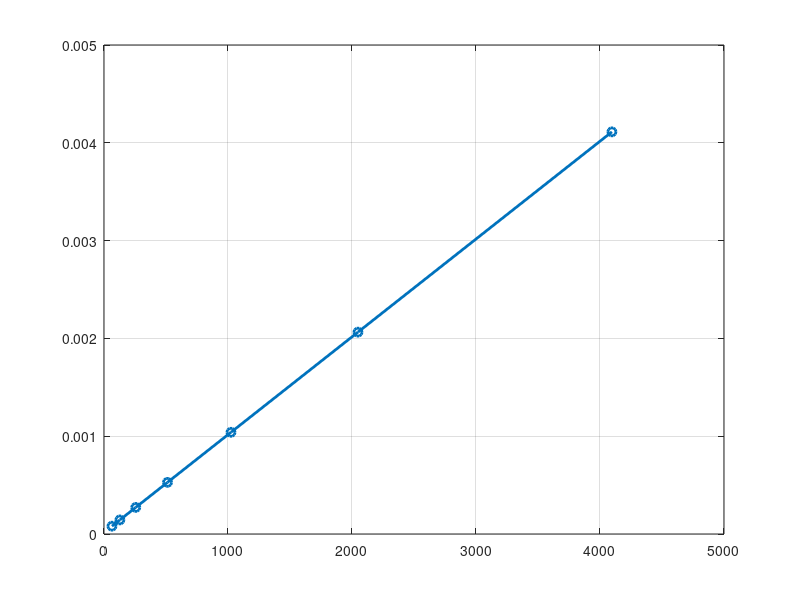

Reproduce this figure in MATLAB.
clear all;
close all;
Fs= 1e6; % częstotliwość próbkowania w Hz
prefSize=16;%rozmiar prefiksu wyrażony w próbkach
%TODO 1: przyjmujac że częstotliwośc próbkowania oraz długośc prefiksu cyklicznego nie ulegają zmianie
%narysuj wykres obrazujący czas trwania symbolu OFDM w funkcji liczby podnośnych. Przyjmij że liczba podnośnych stanowi kolejne potęgi dwójki
%rozważ rozmiary transformat od 64 do 4096
N_vals = [];
T_ofdm = [];
T_cp = prefSize / Fs; 
for i = 6:1:12
    N_vals(end+1) = 2^i; 
    T_ofdm(end+1) = (N_vals(i-5) / Fs) + T_cp;
end
T_ofdm = (N_vals / Fs) + T_cp; 


figure;
plot(N_vals, T_ofdm, 'o-', 'LineWidth', 2);
grid on;